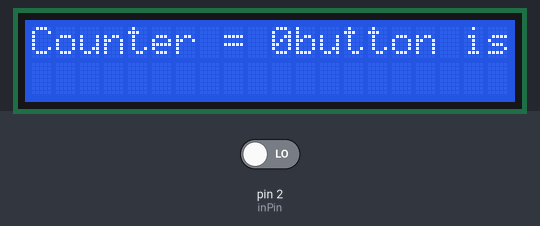
Bench run of a sketch on a simulated Arduino Mega 2560, built with avr-gcc and run on an emulated ATmega2560. Parts: 20×2 character LCD. The inputs (shaded band) are chosen by the test bench; at power-on: pin 2 (inPin) LOW.

Above: at 1.2 s.
1.3 s: pin 2 (inPin) driven HIGH
At 2.1 s:
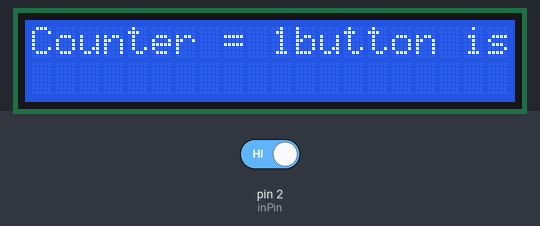
Timing chart, 0 to 4.3 s (numbered marks = the images above; inputs shaded):
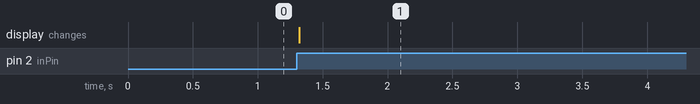

Measured:
- after the input at 1.3 s, the display: changes at once (image 1)

The sketch:

press.ino
```cpp
#include <LiquidCrystal.h>


LiquidCrystal lcd(A1, A2, A5, A6, A7, A8);// Call LiquidCrystal() function with reset, enable and data ports


int inPin = 2; // pushbutton connected to digital pin 13

int val = 0;


void setup()

{

  lcd.begin(20,2);//LCD display Size 16 colums and 2 rows


  pinMode(inPin, INPUT);        // sets the digital pin 13 as input
  attachInterrupt(digitalPinToInterrupt(inPin), pulse_interrupt,RISING);
  lcd.clear();

}


void loop()

{

      lcd.setCursor(4,0);

      lcd.print("Counter = ");
      lcd.print(val);

      lcd.clear();

      lcd.print("Counter = ");
      lcd.print(val);


      lcd.print("button is pressed");
      delay(200);
}

    void pulse_interrupt(void)
    {
      val++;
    }
```
